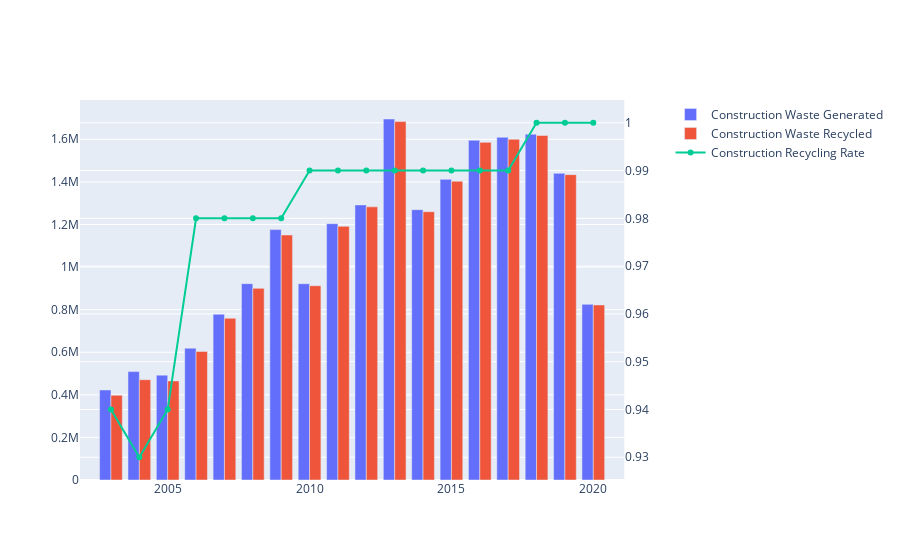

Notebook source saved alongside this figure:
### Code cell
fig = go.Figure()

fig= make_subplots(specs=[[{'secondary_y': True}]])

fig.add_trace(
    go.Bar(
        x=df_const['year'],
        y=df_const['total_waste_generated_tonne'],
        name='Construction Waste Generated',
    )
)
fig.add_trace(
    go.Bar(
        x=df_const['year'],
        y=df_const['total_waste_recycled_tonne'],
        name='Construction Waste Recycled',
    )
)

fig.add_trace(
    go.Line(
        x=df_const['year'],
        y=df_const['recycling_rate'],
        name='Construction Recycling Rate',
    ),
    secondary_y=True
)

fig.show()

### Figure 1 — Plotly figure (JSON) as saved in the notebook; plotly's stock layout.template omitted (floating-point values rounded to 4 significant figures)
{"data": [{"name": "Construction Waste Generated", "type": "bar", "x": [2003, 2004, 2005, 2006, 2007, 2008, 2009, 2010, 2011, 2012, 2013, 2014, 2015, 2016, 2017, 2018, 2019, 2020], "y": [422900, 509000, 492500, 619000, 778300, 922000, 1175800, 921800, 1203700, 1291800, 1695300, 1269700, 1411800, 1595400, 1609300, 1624000, 1440000, 825000]}, {"name": "Construction Waste Recycled", "type": "bar", "x": [2003, 2004, 2005, 2006, 2007, 2008, 2009, 2010, 2011, 2012, 2013, 2014, 2015, 2016, 2017, 2018, 2019, 2020], "y": [398300, 471000, 465300, 604000, 759300, 900000, 1150700, 912400, 1191100, 1282700, 1683000, 1260000, 1402900, 1585700, 1599900, 1618000, 1434000, 822000]}, {"name": "Construction Recycling Rate", "type": "scatter", "x": [2003, 2004, 2005, 2006, 2007, 2008, 2009, 2010, 2011, 2012, 2013, 2014, 2015, 2016, 2017, 2018, 2019, 2020], "xaxis": "x", "y": [0.94, 0.93, 0.94, 0.98, 0.98, 0.98, 0.98, 0.99, 0.99, 0.99, 0.99, 0.99, 0.99, 0.99, 0.99, 1, 1, 1], "yaxis": "y2"}], "layout": {"xaxis": {"anchor": "y", "domain": [0, 0.94]}, "yaxis": {"anchor": "x", "domain": [0, 1]}, "yaxis2": {"anchor": "x", "overlaying": "y", "side": "right"}}}
